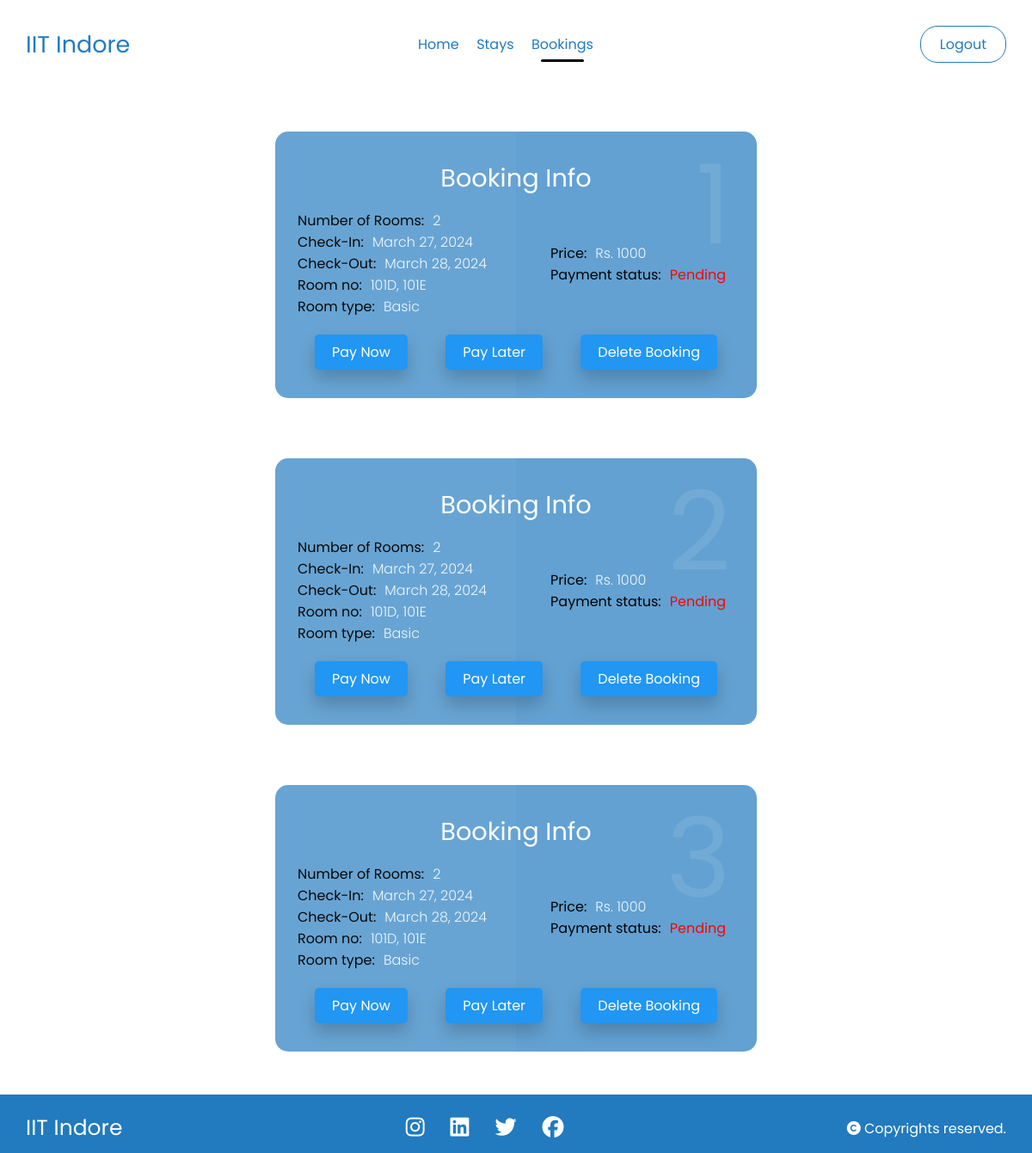
/bookings/ (signed in), run on an earlier commit of the app's database.
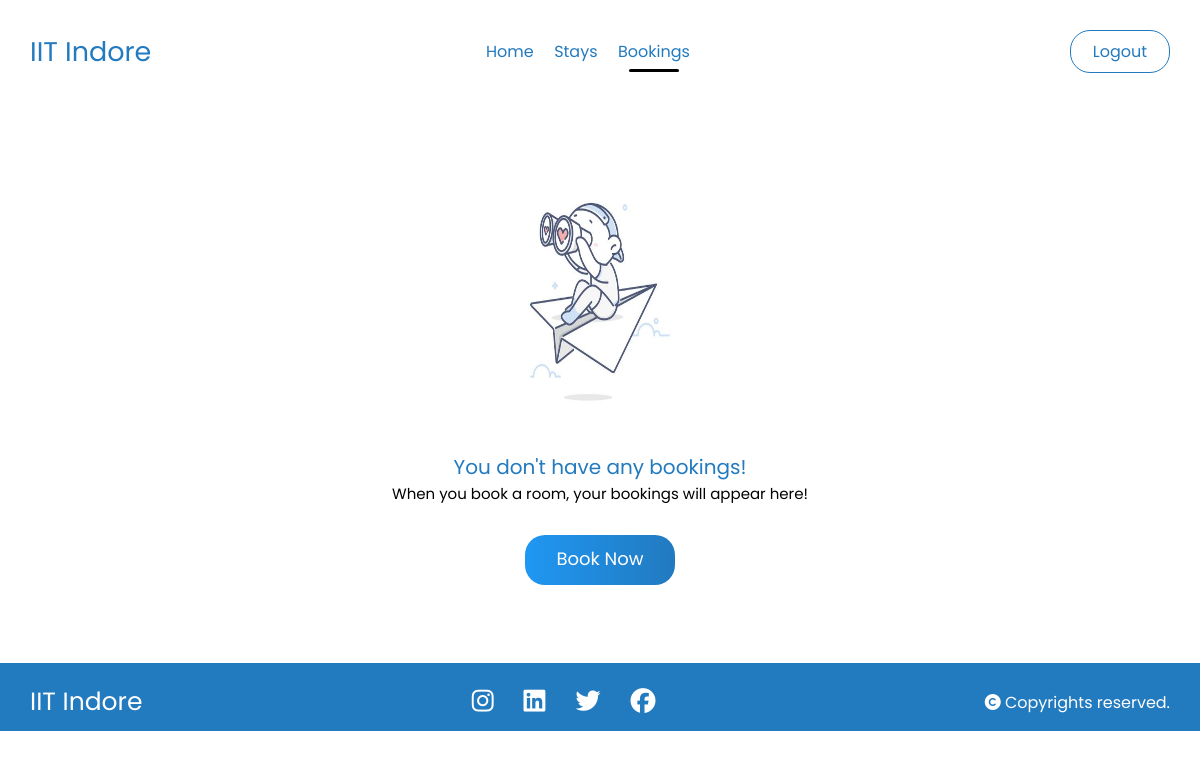
And on a later commit of the database.
### hostel/models.py (models this page shows, shortened)
class Reservation(models.Model):
    ROOM_CHOICES = (
        ("1", "Basic"),
        ("2", "Premium"),
    )
    PAYMENT_CHOICES = (
        ('1', 'Pending'),
        ('2', 'Done'),
        ('3', 'Pay Later')
    )
    user = models.ForeignKey(User, on_delete=models.CASCADE)
    email = models.EmailField()
    phone_number = models.CharField(max_length=15)
    number_of_rooms = models.PositiveIntegerField()
    check_in_date = models.DateField()
    check_out_date = models.DateField()
    room_numbers = models.CharField(max_length=255, help_text="Enter room numbers separated by commas")
    price = models.PositiveIntegerField()
    room_type = models.CharField(max_length = 1, default = "1", choices = ROOM_CHOICES)
    payment_status = models.CharField(max_length=1, default='1', choices = PAYMENT_CHOICES)
    def get_room_numbers(self):
        return self.room_numbers.split(',')
    def set_room_numbers(self, room_numbers):
        self.room_numbers = ','.join(room_numbers)
    room_numbers_list = property(get_room_numbers, set_room_numbers)

### hostel/views.py (the view)
# urls.py: path('bookings/', views.bookings, name="bookings"),
@login_required(login_url='/login/')
def bookings(request):
    user_reservations = Reservation.objects.filter(user=request.user)
    return render(request, "bookings.html", {'user_reservations': user_reservations})

### templates/bookings.html (shortened to what this page needs)
{% load static %}
<!DOCTYPE html>
<html lang="en">
<head>
    <link rel="stylesheet" href="{% static 'navbar.css' %}">
  </head>
<body>
    <div class="nav1">
        <div>
          <h3>IIT Indore</h3>
        </div>
        <div class="headings">
          <a href="/">Home</a>
          <a href="/stays">Stays</a>
          <a href="/bookings" class="active">Bookings</a>
        </div>
          <div class="nav1-login">
            {% if user.is_authenticated %}
            <a href='{% url "logout" %}'>Logout</a>
            {% else %}
            <a href='{% url "login" %}'>Login</a>
            {% endif %}
          </div>
      </div>
      {% if user_reservations%}
        {% for reservation in user_reservations %}
        <div class="container">
          <div class="card">
            <div class="box">
              <div class="content">
                <h2>{{ forloop.counter }}</h2>
                <h3>Booking Info</h3>
                <div class="columns">
                  <div class="left">
                    <p><span>Number of Rooms:</span>{{ reservation.number_of_rooms }}</p>
                    <p><span>Check-In:</span>{{ reservation.check_in_date }}</p>
                    <p><span>Check-Out:</span>{{ reservation.check_out_date }}</p>
                    <p><span>Room no:</span>{{ reservation.room_numbers_list|join:", " }}</p>
                    <p><span>Room type:</span>{{ reservation.get_room_type_display }}</p>
                  </div>
                  <div class="right">
                    <p><span>Price:</span>Rs. {{ reservation.price }}</p>
                    {% if reservation.payment_status == '1' %}
                      <p><span>Payment status:</span><span style="color: red">{{ reservation.get_payment_status_display }}</span></p>
                    {% elif reservation.payment_status == '2' %}
                      <p><span>Payment status:</span><span style="color: green">{{ reservation.get_payment_status_display }}</span></p>
                    {% else %}
                      <p><span>Payment status:</span><span style="color: orange">{{ reservation.get_payment_status_display }}</span></p>
                    {% endif %}
                  </div>
                </div>
                <div class="btn-row">
                  <a href="" class="btn btn-primary">Pay Now</a>
                  <a href="" class="btn btn-secondary">Pay Later</a>
                  <a href="#" class="btn btn-danger" data-reservation-id="{{ reservation.id }}">Delete Booking</a>
                </div>
              </div>
            </div>
          </div>
        </div>
        {% endfor %}
      {% else %}
        <div class="empty">
          <img src = "{% static 'FIND.jpeg' %}">
          <h5>You don't have any bookings!</h5>
          <p>When you book a room, your bookings will appear here!</p>
          <a href="{% url 'stays' %}">Book Now</a>
        </div>
      {% endif %}
    <footer>
        <div class="footer">
          <div class="info">
            <h4>IIT Indore</h4>
          </div>
          <div class="social">
            <ul>
              <li><a href="#"><i class="fa-brands fa-instagram"></i></a></li>
              <li><a href="#"><i class="fa-brands fa-linkedin"></i></a></li>
              <li><a href="#"><i class="fa-brands fa-twitter"></i></a></li>
              <li><a href="#"><i class="fa-brands fa-facebook"></i></a></li>
            </ul>
          </div>
          <div class="rights">
            <p><i class="fa-solid fa-copyright"></i> Copyrights reserved.</p>
          </div>
        </div>
    </footer>
</body>
</html>

### static/navbar.css (style rules this page uses)
* { margin: 0; padding: 0; box-sizing: border-box; font-family: 'Ubuntu', cursive; font-weight: 400; }
:root { --main-color: #fff; --secondary-color: rgb(34,122,191); --primary-color: #000; }
.nav1 { width: 100%; padding: 30px; position: sticky; top: 0px; display: flex; justify-content: space-between; align-items: center; background: transparent; z-index: 33; }
.nav1 .headings a { text-decoration: none; font-size: 16px; color: var(--secondary-color); margin-right: 3%; position: relative; transition: 0.3s all ease-in-out; }
.nav1 div:nth-child(1) h3 { font-size: 27px; color: var(--secondary-color); }
.nav1 div:nth-child(3) { display: flex; align-items: center; justify-content: flex-end; }
.nav1 .headings { display: flex; align-items: center; justify-content: center; width: 60%; }
.nav1 div:nth-child(3) a { margin-left: 25px; }
.nav1-login a { background: transparent; border: 1.5px solid var(--secondary-color); border-radius: 20px; text-decoration: none; width: 100px; text-align: center; padding: 8px; color: var(--secondary-color); }
.active::after { content: ''; position: absolute; width: 70%; left: 15%; bottom: -8px; height: 3px; background-color: var(--primary-color); border-radius: 10px; }
footer { left: 0; bottom: 0; width: 100%; background-color: var(--secondary-color); color: #fff; text-align: center; }
footer .footer { display: flex; justify-content: space-between; align-items: center; flex-wrap: wrap; padding: 20px 30px 10px; background-color: var(--secondary-color); color: #fff; }
.info h4 { text-align: center; color: #fff; font-size: 25px; }
.social ul { display: flex; align-items: center; }
.social ul li { list-style-type: none; }
.social ul li a { color: #fff; font-size: 25px; margin: 0px 15px; }

### templates/bookings.html (style rules this page uses)
* { margin: 0; padding: 0; box-sizing: border-box; font-family: "Poppins", sans-serif; }
.empty { display: flex; justify-content: center; align-items: center; text-align: center; flex-direction: column; min-height: 70vh; padding: 20px; width: 80%; margin: 0 auto; }
.empty img { height: 300px; width: 300px; }
.empty h5 { font-size: 20px; color: var(--secondary-color); }
.empty p { font-size: 15px; margin-bottom: 10px; }
.empty a { text-decoration: none; background-image: linear-gradient(-90deg,var(--secondary-color), rgb(31, 151, 243)); color: #fff; height: 50px; font-size: 18px; padding: 10px; width: 150px; border: none; outline: none; border-radius: 20px; margin-top: 20px; margin-bottom: 30px; cursor: pointer; }

What changed in the data, as far as the page shows it:
removed Reservation: number_of_rooms "2", check_in_date "March 27, 2024", check_out_date "March 28, 2024", room_numbers_list "101D, 101E", room_type "Basic", price "1000", payment_status "Pending"
removed Reservation: number_of_rooms "2", check_in_date "March 27, 2024", check_out_date "March 28, 2024", room_numbers_list "101D, 101E", room_type "Basic", price "1000", payment_status "Pending"
removed Reservation: number_of_rooms "2", check_in_date "March 27, 2024", check_out_date "March 28, 2024", room_numbers_list "101D, 101E", room_type "Basic", price "1000", payment_status "Pending"
Also different on the page:
text now shown: "You don't have any bookings! When you book a room, your bookings will appear here! Book Now"
